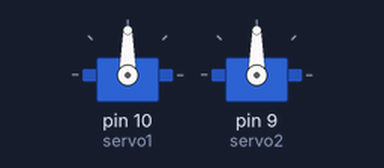
The sketch below on a simulated Arduino Uno, built with avr-gcc and run on an emulated ATmega328P. Parts: 2 × servo.

Above: at 0.1 s.
At 2.1 s:
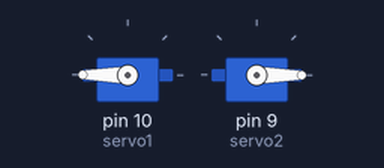
At 15.39 s:
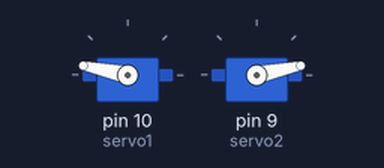
At 30.0 s:
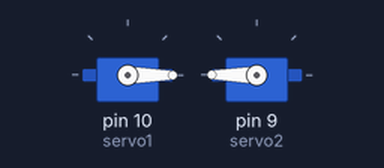
Timing chart, 0 to 40.0 s (numbered marks = the images above):
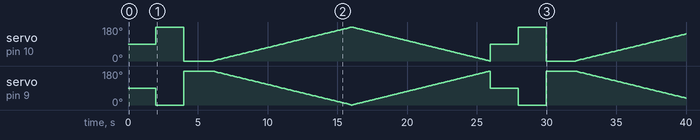

The sketch:

lab11.ino
```cpp
/*
Names: Siddarth & Mostafa
Dates: May 11, 2022
Description: Code for interfacing lab 11 - Servos
*/

#include <Servo.h>
Servo servo1, servo2;

void setup()
{
    servo1.attach(10);
    servo2.attach(9);
}

void loop()
{
    servo1.write(90);
    servo2.write(90);
    delay(2000);

    servo1.write(180);
    servo2.write(0);
    delay(2000);

    servo1.write(0);
    servo2.write(180);
    delay(2000);

    //sweep 1
    for(int position = 0; position < 180; position += 2)
    {
        servo1.write(position);
        servo2.write(180-position);
        delay(111);
    }

    //sweep 2
    for(int position = 180; position >= 0; position -= 1)
    {
        servo1.write(position);
        servo2.write(180-position);
        delay(55);
    }
}
```

Measured:
- by itself, servo on pin 9 (servo2): 90° → 0° at 2.0 s, → 180° 2.0 s later, → 178° 2.1 s later, → 176° 0.11 s later, … (347 changes in this stretch)
